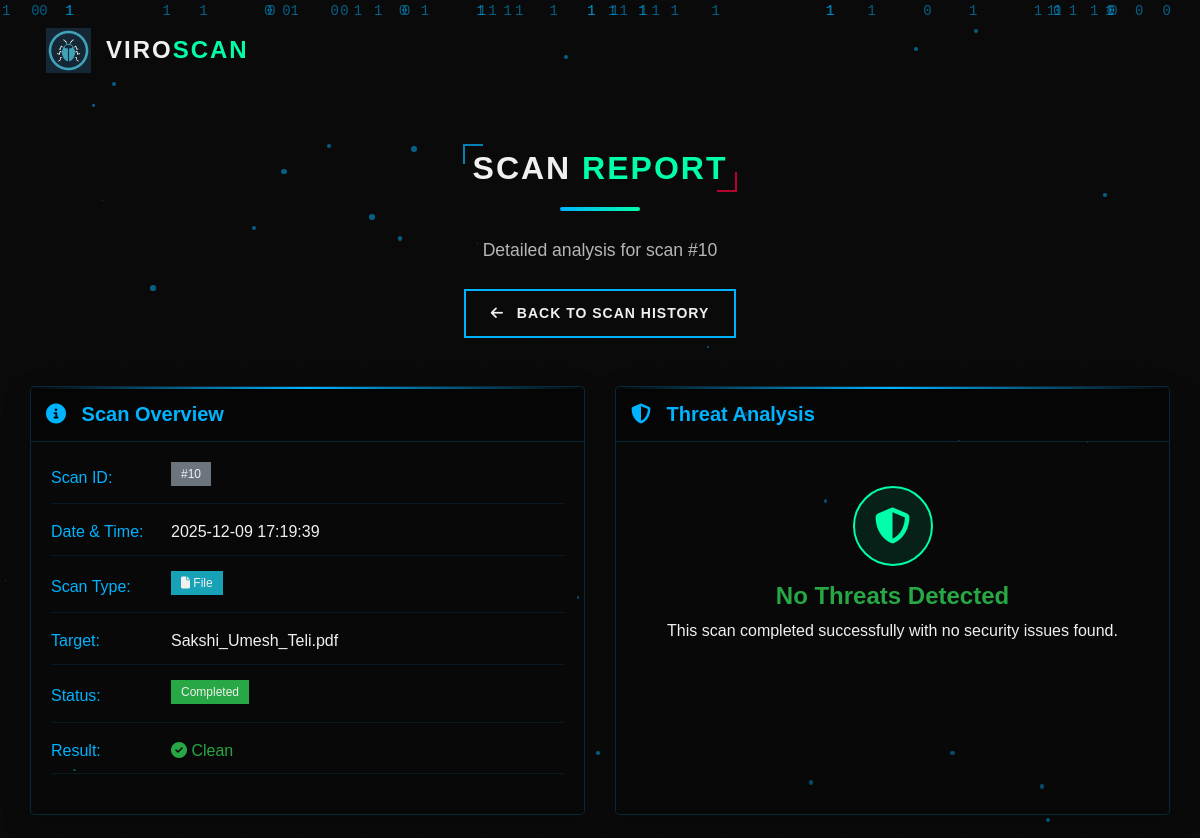
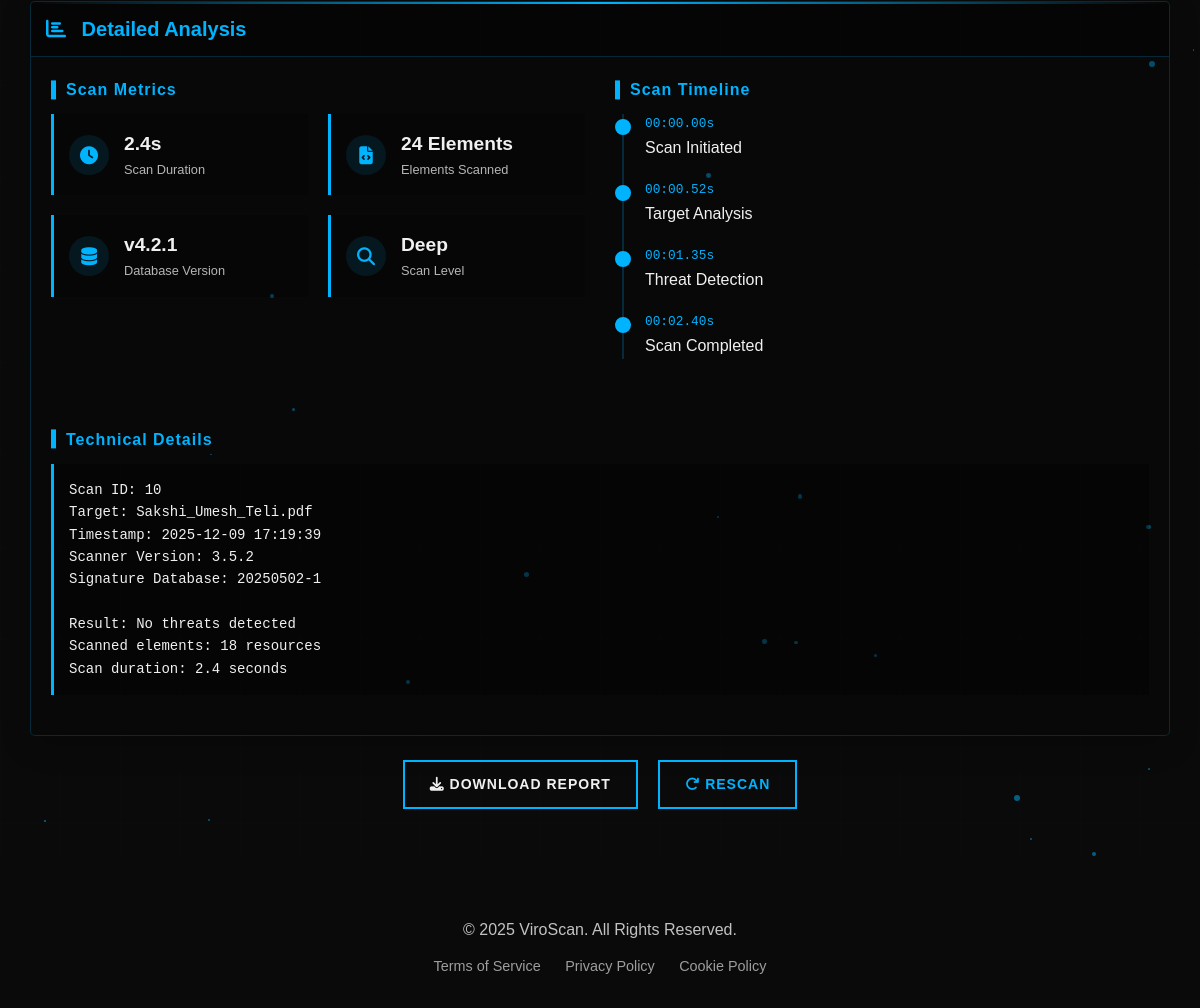
The app's page /scan_report/10 with its own data (2 pictures, top to bottom).
### tables this page shows
CREATE TABLE scan_history (
            id INTEGER PRIMARY KEY AUTOINCREMENT,
            date TEXT,
            scan_type TEXT,
            target TEXT,
            file_hash TEXT,
            status TEXT,
            result TEXT
        );

### app.py (the view)
@app.route('/scan_report/<int:scan_id>')
def scan_report(scan_id):
    def fetch_virustotal_file_details(file_hash):
        url = f"https://www.virustotal.com/api/v3/files/{file_hash}"
        response = requests.get(url, headers=VT_HEADERS)
        if response.status_code != 200:
            return {}
        data = response.json().get("data", {}).get("attributes", {})
        return {
            "md5": data.get("md5"),
            "sha1": data.get("sha1"),
            "sha256": data.get("sha256"),
            "ssdeep": data.get("ssdeep"),
            "tlsh": data.get("tlsh"),
            "file_type": data.get("type_description"),
            "source": data.get("meaningful_name"),
            "magic": data.get("magic"),
            "trid": data.get("trid", {}).get("file_type", None) if data.get("trid") else None,
            "magika": data.get("magik", None),
            "file_size": data.get("size")
        }
    def fetch_virustotal_url_details(url_id):
        url = f"https://www.virustotal.com/api/v3/urls/{url_id}"
        response = requests.get(url, headers=VT_HEADERS)
        if response.status_code != 200:
            return {}
        data = response.json().get("data", {}).get("attributes", {})
        return {
            "last_final_url": data.get("last_final_url"),
            "reputation": data.get("reputation"),
            "categories": data.get("categories"),
            "last_analysis_stats": data.get("last_analysis_stats"),
            "last_analysis_results": data.get("last_analysis_results")
        }
    conn = sqlite3.connect("viroscan.db")
    cursor = conn.cursor()
    cursor.execute("SELECT id, date, scan_type, target, status, result FROM scan_history WHERE id = ?", (scan_id,))
    record = cursor.fetchone()
    conn.close()
    if record is None:
        return "Scan report not found", 404
    scan_dict = {
        'id': record[0],
        'date': record[1],
        'scan_type': record[2],
        'target': record[3],
        'status': record[4],
        'result': record[5]
    }
    malicious = 0
    harmless = 0
    file_hash = None
    if scan_dict['result']:
        parts = scan_dict['result'].split('|')
        for part in parts:
            if 'Malicious:' in part:
                try:
                    malicious = int(part.split(':')[1].strip())
                except:
                    malicious = 0
            elif 'Clean:' in part:
                try:
                    harmless = int(part.split(':')[1].strip())
                except:
                    harmless = 0
            elif 'SHA256:' in part:
                try:
                    file_hash = part.split(':')[1].strip()
                except:
                    file_hash = None
    scan_dict['malicious'] = malicious
    scan_dict['harmless'] = harmless
    if not file_hash:
        target = scan_dict.get('target')
        if target:
            if len(target) == 64 and all(c in '0123456789abcdefABCDEF' for c in target):
                file_hash = target.lower()
            elif len(target) == 32 and all(c in '0123456789abcdefABCDEF' for c in target):
                file_hash = target.lower()
    file_details = {}
    url_details = {}
    if scan_dict['scan_type'].lower() == 'file' and file_hash:
        file_details = fetch_virustotal_file_details(file_hash)
    elif scan_dict['scan_type'].lower() == 'url':
        import base64
        url_id = base64.urlsafe_b64encode(scan_dict['target'].encode()).decode().rstrip("=")
        url_details = fetch_virustotal_url_details(url_id)
    scan_dict.update({
        "md5": file_details.get("md5"),
        "sha1": file_details.get("sha1"),
        "sha256": file_details.get("sha256"),
        "ssdeep": file_details.get("ssdeep"),
        "tlsh": file_details.get("tlsh"),
        "file_type": file_details.get("file_type"),
        "source": file_details.get("source"),
        "magic": file_details.get("magic"),
        "trid": file_details.get("trid"),
        "magika": file_details.get("magika"),
        "file_size": file_details.get("file_size"),
        "url_last_final_url": url_details.get("last_final_url"),
        "url_reputation": url_details.get("reputation"),
        "url_categories": url_details.get("categories"),
        "url_last_analysis_stats": url_details.get("last_analysis_stats"),
        "url_last_analysis_results": url_details.get("last_analysis_results")
    })
    return render_template('report_detail.html', scan=scan_dict)

### templates/report_detail.html (shortened to what this page needs)
<!DOCTYPE html>
<html lang="en">
<head>
  <link rel="stylesheet" href="{{ url_for('static', filename='css/bootstrap.css') }}" />
  <link rel="stylesheet" href="{{ url_for('static', filename='css/style.css') }}" />
  <link rel="stylesheet" href="{{ url_for('static', filename='css/responsive.css') }}" />
  <link rel="stylesheet" href="https://cdnjs.cloudflare.com/ajax/libs/font-awesome/6.4.0/css/all.min.css"/>
  <link rel="stylesheet" href="https://cdnjs.cloudflare.com/ajax/libs/animate.css/4.1.1/animate.min.css"/>
</head>
<body class="cyber-theme">
  <div class="cyber-grid"></div>
  <div class="cyber-particles"></div>
  <div class="cyber-binary-rain"></div>
  <header class="header_section">
    <div class="container">
      <nav class="navbar navbar-expand-lg custom_nav-container">
        <a class="navbar-brand" href="/">
          <div class="logo-container">
            <img src="{{ url_for('static', filename='images/logo.png') }}" alt="ViroScan Logo" class="logo" />
          </div>
          <span class="cyber-text">Viro<span class="text-accent">Scan</span></span>
        </a>
      </nav>
    </div>
  </header>
  <div class="container mt-5 animate__animated animate__fadeIn">
    <div class="heading_container text-center mb-5">
      <h2 class="cyber-heading">Scan <span class="text-accent">Report</span></h2>
      <div class="cyber-line"></div>
      <p class="lead">Detailed analysis for scan #{{ scan.id }}</p>
      <a href="{{ url_for('index') }}" class="btn btn-cyber mt-4">
        <span><i class="fas fa-arrow-left mr-2"></i> Back to Scan History</span>
      </a>
    </div>
    <div class="row">
      <div class="col-lg-6 mb-4">
        <div class="scan-card" data-aos="fade-up">
          <div class="card-header">
            <h5><i class="fas fa-info-circle"></i> Scan Overview</h5>
            <div class="cyber-card-glow"></div>
          </div>
          <div class="card-body">
            <div class="cyber-info-grid">
              <div class="info-row">
                <div class="info-label">Scan ID:</div>
                <div class="info-value"><span class="badge bg-secondary">#{{ scan.id }}</span></div>
              </div>
              <div class="info-row">
                <div class="info-label">Date & Time:</div>
                <div class="info-value">{{ scan.date }}</div>
              </div>
              <div class="info-row">
                <div class="info-label">Scan Type:</div>
                <div class="info-value">
                  {% if scan.type == 'URL' %}
                  <span class="badge bg-primary"><i class="fas fa-link"></i> URL</span>
                  {% else %}
                  <span class="badge bg-info"><i class="fas fa-file"></i> File</span>
                  {% endif %}
                </div>
              </div>
              <div class="info-row">
                <div class="info-label">Target:</div>
                <div class="info-value">{{ scan.target }}</div>
              </div>
              <div class="info-row">
                <div class="info-label">Status:</div>
                <div class="info-value">
                  {% if scan.status == 'Completed' %}
                  <span class="badge bg-success">Completed</span>
                  {% else %}
                  <span class="badge bg-warning">{{ scan.status }}</span>
                  {% endif %}
                </div>
              </div>
              <div class="info-row">
                <div class="info-label">Result:</div>
                <div class="info-value">
                  {% if "Error during scan" in scan.result %}
                  <span class="text-danger"><i class="fas fa-exclamation-triangle"></i> Error</span>
                  {% elif scan.malicious == 0 %}
                  <span class="text-success"><i class="fas fa-check-circle"></i> Clean</span>
                  {% else %}
                  <span class="text-warning"><i class="fas fa-exclamation-circle"></i> {{ scan.result }}</span>
                  {% endif %}
                </div>
              </div>
            </div>
          </div>
        </div>
      </div>
      <div class="col-lg-6 mb-4">
        <div class="scan-card" data-aos="fade-up" data-aos-delay="100">
          <div class="card-header">
            <h5><i class="fas fa-shield-alt"></i> Threat Analysis</h5>
            <div class="cyber-card-glow"></div>
          </div>
          <div class="card-body">
            {% if scan.malicious == 0 %}
            <div class="text-center py-4">
              <div class="cyber-shield-icon mb-3">
                <i class="fas fa-shield-alt"></i>
              </div>
              <h4 class="text-success">No Threats Detected</h4>
              <p>This scan completed successfully with no security issues found.</p>
            </div>
            {% endif %}
          </div>
        </div>
      </div>
    </div>
    <div class="row">
      <div class="col-12 mb-4">
        <div class="scan-card" data-aos="fade-up" data-aos-delay="200">
          <div class="card-header">
            <h5><i class="fas fa-chart-bar"></i> Detailed Analysis</h5>
            <div class="cyber-card-glow"></div>
          </div>
          <div class="card-body">
            <div class="row">
              <div class="col-md-6 mb-4">
                <h6 class="cyber-subheading">Scan Metrics</h6>
                <div class="cyber-metrics-grid">
                  <div class="metric-item">
                    <div class="metric-icon">
                      <i class="fas fa-clock"></i>
                    </div>
                    <div class="metric-details">
                      <div class="metric-value">2.4s</div>
                      <div class="metric-label">Scan Duration</div>
                    </div>
                  </div>
                  <div class="metric-item">
                    <div class="metric-icon">
                      <i class="fas fa-file-code"></i>
                    </div>
                    <div class="metric-details">
                      <div class="metric-value">{{ scan.type == 'File' and '1.2MB' or '24 Elements' }}</div>
                      <div class="metric-label">{{ scan.type == 'File' and 'File Size' or 'Elements Scanned' }}</div>
                    </div>
                  </div>
                  <div class="metric-item">
                    <div class="metric-icon">
                      <i class="fas fa-database"></i>
                    </div>
                    <div class="metric-details">
                      <div class="metric-value">v4.2.1</div>
                      <div class="metric-label">Database Version</div>
                    </div>
                  </div>
                  <div class="metric-item">
                    <div class="metric-icon">
                      <i class="fas fa-search"></i>
                    </div>
                    <div class="metric-details">
                      <div class="metric-value">Deep</div>
                      <div class="metric-label">Scan Level</div>
                    </div>
                  </div>
                </div>
              </div>
              <div class="col-md-6 mb-4">
                <h6 class="cyber-subheading">Scan Timeline</h6>
                <div class="cyber-timeline">
                  <div class="timeline-item">
                    <div class="timeline-dot completed"></div>
                    <div class="timeline-content">
                      <div class="timeline-time">00:00.00s</div>
                      <div class="timeline-title">Scan Initiated</div>
                    </div>
                  </div>
                  <div class="timeline-item">
                    <div class="timeline-dot completed"></div>
                    <div class="timeline-content">
                      <div class="timeline-time">00:00.52s</div>
                      <div class="timeline-title">Target Analysis</div>
                    </div>
                  </div>
                  <div class="timeline-item">
                    <div class="timeline-dot completed"></div>
                    <div class="timeline-content">
                      <div class="timeline-time">00:01.35s</div>
                      <div class="timeline-title">Threat Detection</div>
                    </div>
                  </div>
                  <div class="timeline-item">
                    <div class="timeline-dot completed"></div>
                    <div class="timeline-content">
                      <div class="timeline-time">00:02.40s</div>
                      <div class="timeline-title">Scan Completed</div>
                    </div>
                  </div>
                </div>
              </div>
            </div>
            <div class="mt-4">
              <h6 class="cyber-subheading">Technical Details</h6>
              <div class="cyber-code-block">
                <pre><code>Scan ID: {{ scan.id }}
Target: {{ scan.target }}
Timestamp: {{ scan.date }}
Scanner Version: 3.5.2
Signature Database: 20250502-1
{% if scan.malicious == 0 %}
Result: No threats detected
Scanned elements: {{ scan.type == 'File' and '24 sections' or '18 resources' }}
Scan duration: 2.4 seconds
{% else %}
Result: {{ scan.result }}
Detection type: Heuristic analysis
Threat classification: Malicious {{ scan.type == 'File' and 'executable' or 'script' }}
Threat severity: High
{% endif %}</code></pre>
              </div>
            </div>
          </div>
        </div>
      </div>
    </div>
    <div class="text-center mb-5">
      <a href="{{ url_for('download_report', scan_id=scan.id) }}" class="btn btn-cyber mx-2">
        <span><i class="fas fa-download"></i> Download Report</span>
      </a>
      <a href="{{ url_for('rescan', scan_id=scan.id) }}" class="btn btn-cyber-outline mx-2">
        <span><i class="fas fa-redo"></i> Rescan</span>
      </a>
    </div>
  </div>
  <footer class="footer-section">
    <div class="cyber-grid-footer"></div>
    <div class="container">
      <div class="footer-bottom text-center">
        <p>&copy; 2025 ViroScan. All Rights Reserved.</p>
        <div class="footer-legal">
          <a href="#" class="cyber-link-sm">Terms of Service</a>
          <a href="#" class="cyber-link-sm">Privacy Policy</a>
          <a href="#" class="cyber-link-sm">Cookie Policy</a>
        </div>
      </div>
    </div>
  </footer>
</body>
</html>

### records on screen
scan_history: id "10", date "2025-12-09 17:19:39", target "Sakshi_Umesh_Teli.pdf"

### other values on screen
{{ scan.type == 'File' and '1.2MB' or '24 Elements' }} "24 Elements"
{{ scan.type == 'File' and 'File Size' or 'Elements Scanned' }} "Elements Scanned"
{{ scan.type == 'File' and '24 sections' or '18 resources' }} "18 resources"
